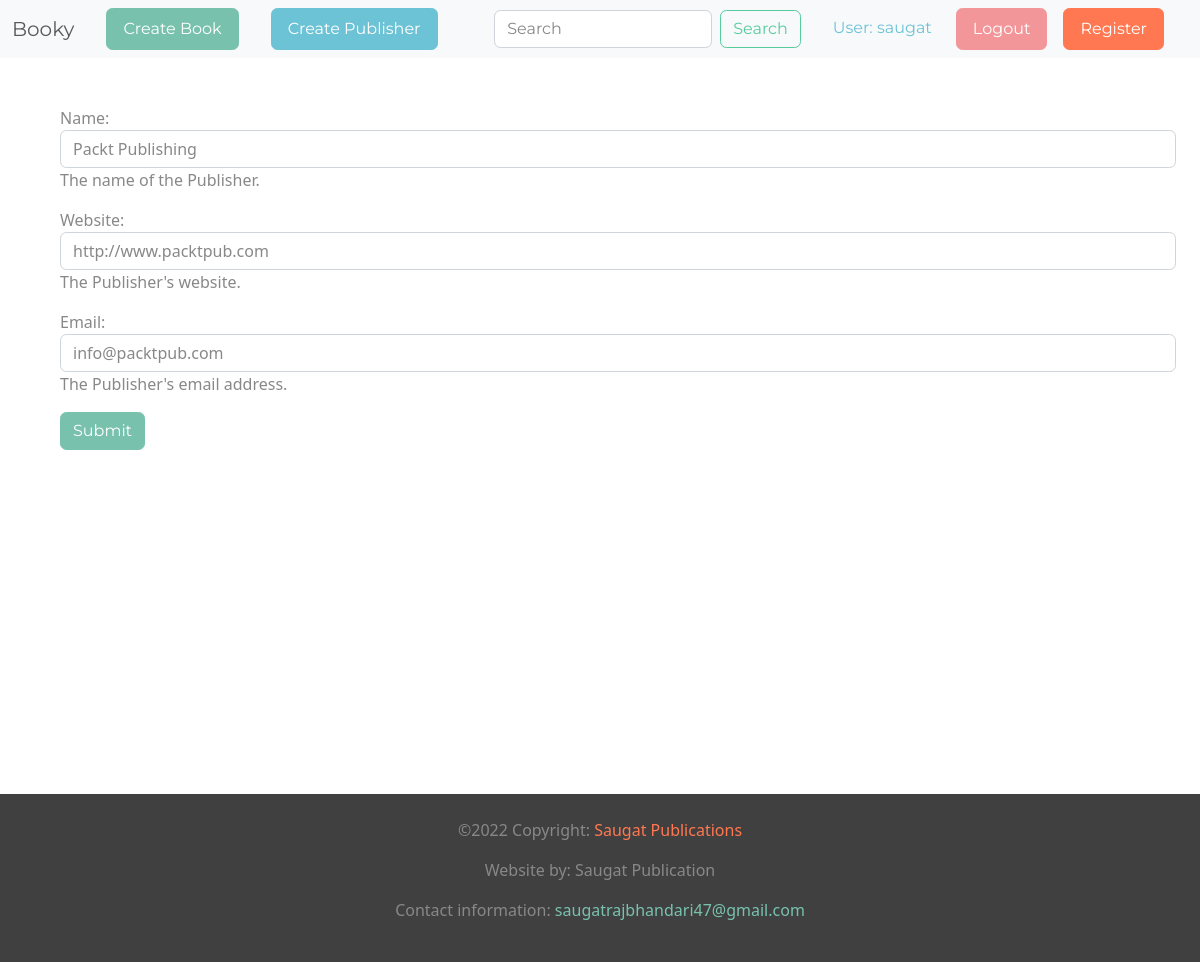
Page /publishers/1 (signed in) on the committed database.
### reviews/models.py (models this page shows, shortened)
class Publisher(models.Model):
    name = models.CharField(max_length=50, help_text="The name of the Publisher.")
    website = models.URLField(help_text="The Publisher's website.")
    email = models.EmailField(help_text="The Publisher's email address.")

### reviews/views.py (the view)
# urls.py: path('publishers/<int:pk>', views.publisher_edit, name='publisher_edit'),
@user_passes_test(check_permission)
def publisher_edit(request, pk=None):
    if pk is not None:
        publisher = get_object_or_404(Publisher, pk=pk)
    else:
        publisher = None
    if request.method == 'POST':
        form = PublisherForm(request.POST, instance=publisher)
        if form.is_valid():
            updated_publisher = form.save()
            if publisher is None:
                messages.success(request, f"Publisher {updated_publisher} was created.")
            else:
                messages.success(request, f"Publisher {updated_publisher} was updated.")
            return redirect('publisher_edit',updated_publisher.pk)
    else:
        form = PublisherForm(instance=publisher)
    return render(request, 'reviews/publisher_edit.html', {'form': form, 'method': request.method})

### reviews/forms.py
class PublisherForm(forms.ModelForm):
    class Meta:
        model = Publisher
        fields = '__all__'
    def __init__(self, *args, **kwargs):
        super(PublisherForm, self).__init__(*args, **kwargs)
        self.fields['name'].widget.attrs.update({'class': 'form-control'})
        self.fields['website'].widget.attrs.update({'class': 'form-control'})
        self.fields['email'].widget.attrs.update({'class': 'form-control'})

### reviews/utils.py (called while the page is built)
def check_permission(user):
    return user.has_perm('reviews.add_publisher')

### templates/reviews/publisher_edit.html (shortened to what this page needs)
{% extends 'base.html' %}
{% block content %}
    <form action="" method="POST">
        {{ form.as_p }}
        <p>
            <input type="submit" value="Submit" class="btn btn-primary">
        </p>
    </form>
{% endblock %}

### templates/partials/navbar.html (shortened to what this page needs)
<nav class="navbar navbar-expand-lg navbar-light bg-light">
  <div class="container-fluid">
    <a class="navbar-brand" href="/">Booky</a>
    <div class="collapse navbar-collapse" id="navbarSupportedContent">
      <ul class="navbar-nav me-auto mb-2 mb-lg-0">
          {% if user.is_authenticated %}
            <li class="nav-item mx-3">
              <a class="nav-link btn btn-primary px-3 text-white" href="{% url 'book_create' %}">Create Book</a>
                </li>
              <li class="nav-item mx-3">
              <a class="nav-link btn btn-info px-3 text-white" href="{% url 'publisher_create' %}">Create Publisher</a>
              </li>
          {% endif %}
      </ul>
      <form class="d-flex" action="{% url 'book_search' %}">
        <input class="form-control me-2" type="search1" placeholder="Search" aria-label="Search" name="search">
        <button class="btn btn-outline-success" type="submit">Search</button>
      </form>
        <ul class="navbar-nav mx-4 ">
            {% if not user.is_authenticated %}
                <li class="nav-item mx-3">
                <a class="nav-link btn btn-primary px-3 text-white" href="{% url 'login' %}">Login</a>
                </li>
            {% else %}
                <li class="nav-item">
                <a class="nav-link text-info"  href="{% url 'profile' %}"> User: {{ user.username }}</a>
                </li>
                <li class="nav-item mx-3">
                <a class="nav-link btn btn-secondary px-3 text-white" href="{% url 'logout' %}">Logout</a>
                </li>
            {% endif %}
            <li class="nav-item">
            <a class="nav-link btn btn-danger px-3 text-white" href="{% url 'signup' %}">Register</a>
                </li>
        </ul>
    </div>
  </div>
</nav>

### rows in the picture
Publisher: name "Packt Publishing", website "http://www.packtpub.com", email "info@packtpub.com"

### other values in the picture
{{ user.username }} "saugat"
